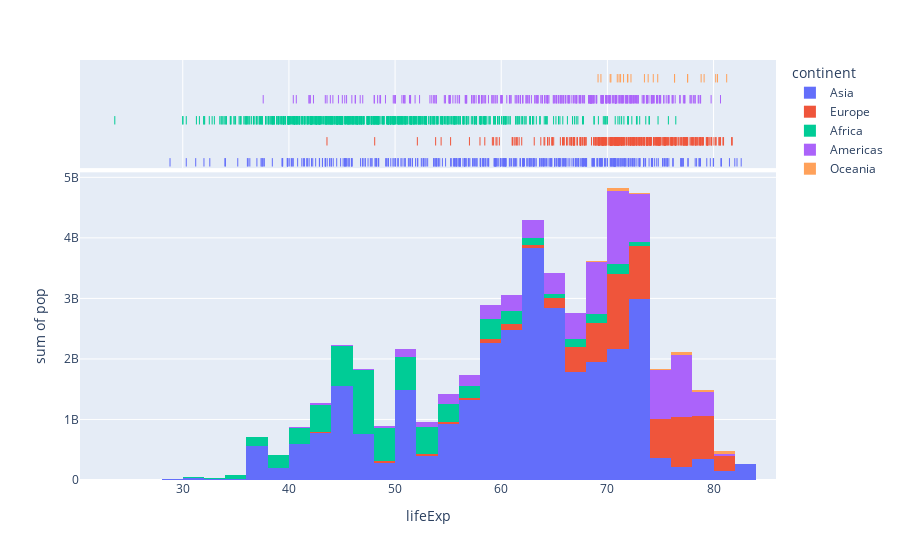

The code cell stored with this chart in its notebook:
### Code cell
px.histogram(df2007, x="lifeExp",  color = "continent", marginal="rug", hover_name="country", hover_data=df2007.columns, y="pop", histfunc="sum")

### Figure 1 — Plotly figure (JSON) as saved in the notebook; plotly's stock layout.template omitted (floating-point values rounded to 4 significant figures; data arrays with more than 128 entries replaced by an {"elided": "..."} marker saying what was removed)
{"data": [{"alignmentgroup": "True", "bingroup": "x", "histfunc": "sum", "hovertemplate": "continent=Asia<br>lifeExp=%{x}<br>sum of pop=%{y}<extra></extra>", "legendgroup": "Asia", "marker": {"color": "#636efa", "pattern": {"shape": ""}}, "name": "Asia", "offsetgroup": "Asia", "orientation": "v", "showlegend": true, "type": "histogram", "x": {"elided": "396 float values"}, "xaxis": "x", "y": {"elided": "396 int values"}, "yaxis": "y"}, {"alignmentgroup": "True", "boxpoints": "all", "customdata": {"elided": "396x6 mixed values"}, "fillcolor": "rgba(255,255,255,0)", "hoveron": "points", "hovertemplate": "<b>%{hovertext}</b><br><br>continent=%{customdata[1]}<br>lifeExp=%{x}<br>country=%{customdata[0]}<br>year=%{customdata[2]}<br>gdpPercap=%{customdata[3]}<br>iso_alpha=%{customdata[4]}<br>iso_num=%{customdata[5]}<extra></extra>", "hovertext": {"elided": "396 str values"}, "jitter": 0, "legendgroup": "Asia", "line": {"color": "rgba(255,255,255,0)"}, "marker": {"color": "#636efa", "symbol": "line-ns-open"}, "name": "Asia", "offsetgroup": "Asia", "showlegend": false, "type": "box", "x": {"elided": "396 float values"}, "xaxis": "x2", "yaxis": "y2"}, {"alignmentgroup": "True", "bingroup": "x", "histfunc": "sum", "hovertemplate": "continent=Europe<br>lifeExp=%{x}<br>sum of pop=%{y}<extra></extra>", "legendgroup": "Europe", "marker": {"color": "#EF553B", "pattern": {"shape": ""}}, "name": "Europe", "offsetgroup": "Europe", "orientation": "v", "showlegend": true, "type": "histogram", "x": {"elided": "360 float values"}, "xaxis": "x", "y": {"elided": "360 int values"}, "yaxis": "y"}, {"alignmentgroup": "True", "boxpoints": "all", "customdata": {"elided": "360x6 mixed values"}, "fillcolor": "rgba(255,255,255,0)", "hoveron": "points", "hovertemplate": "<b>%{hovertext}</b><br><br>continent=%{customdata[1]}<br>lifeExp=%{x}<br>country=%{customdata[0]}<br>year=%{customdata[2]}<br>gdpPercap=%{customdata[3]}<br>iso_alpha=%{customdata[4]}<br>iso_num=%{customdata[5]}<extra></extra>", "hovertext": {"elided": "360 str values"}, "jitter": 0, "legendgroup": "Europe", "line": {"color": "rgba(255,255,255,0)"}, "marker": {"color": "#EF553B", "symbol": "line-ns-open"}, "name": "Europe", "offsetgroup": "Europe", "showlegend": false, "type": "box", "x": {"elided": "360 float values"}, "xaxis": "x2", "yaxis": "y2"}, {"alignmentgroup": "True", "bingroup": "x", "histfunc": "sum", "hovertemplate": "continent=Africa<br>lifeExp=%{x}<br>sum of pop=%{y}<extra></extra>", "legendgroup": "Africa", "marker": {"color": "#00cc96", "pattern": {"shape": ""}}, "name": "Africa", "offsetgroup": "Africa", "orientation": "v", "showlegend": true, "type": "histogram", "x": {"elided": "624 float values"}, "xaxis": "x", "y": {"elided": "624 int values"}, "yaxis": "y"}, {"alignmentgroup": "True", "boxpoints": "all", "customdata": {"elided": "624x6 mixed values"}, "fillcolor": "rgba(255,255,255,0)", "hoveron": "points", "hovertemplate": "<b>%{hovertext}</b><br><br>continent=%{customdata[1]}<br>lifeExp=%{x}<br>country=%{customdata[0]}<br>year=%{customdata[2]}<br>gdpPercap=%{customdata[3]}<br>iso_alpha=%{customdata[4]}<br>iso_num=%{customdata[5]}<extra></extra>", "hovertext": {"elided": "624 str values"}, "jitter": 0, "legendgroup": "Africa", "line": {"color": "rgba(255,255,255,0)"}, "marker": {"color": "#00cc96", "symbol": "line-ns-open"}, "name": "Africa", "offsetgroup": "Africa", "showlegend": false, "type": "box", "x": {"elided": "624 float values"}, "xaxis": "x2", "yaxis": "y2"}, {"alignmentgroup": "True", "bingroup": "x", "histfunc": "sum", "hovertemplate": "continent=Americas<br>lifeExp=%{x}<br>sum of pop=%{y}<extra></extra>", "legendgroup": "Americas", "marker": {"color": "#ab63fa", "pattern": {"shape": ""}}, "name": "Americas", "offsetgroup": "Americas", "orientation": "v", "showlegend": true, "type": "histogram", "x": {"elided": "300 float values"}, "xaxis": "x", "y": {"elided": "300 int values"}, "yaxis": "y"}, {"alignmentgroup": "True", "boxpoints": "all", "customdata": {"elided": "300x6 mixed values"}, "fillcolor": "rgba(255,255,255,0)", "hoveron": "points", "hovertemplate": "<b>%{hovertext}</b><br><br>continent=%{customdata[1]}<br>lifeExp=%{x}<br>country=%{customdata[0]}<br>year=%{customdata[2]}<br>gdpPercap=%{customdata[3]}<br>iso_alpha=%{customdata[4]}<br>iso_num=%{customdata[5]}<extra></extra>", "hovertext": {"elided": "300 str values"}, "jitter": 0, "legendgroup": "Americas", "line": {"color": "rgba(255,255,255,0)"}, "marker": {"color": "#ab63fa", "symbol": "line-ns-open"}, "name": "Americas", "offsetgroup": "Americas", "showlegend": false, "type": "box", "x": {"elided": "300 float values"}, "xaxis": "x2", "yaxis": "y2"}, {"alignmentgroup": "True", "bingroup": "x", "histfunc": "sum", "hovertemplate": "continent=Oceania<br>lifeExp=%{x}<br>sum of pop=%{y}<extra></extra>", "legendgroup": "Oceania", "marker": {"color": "#FFA15A", "pattern": {"shape": ""}}, "name": "Oceania", "offsetgroup": "Oceania", "orientation": "v", "showlegend": true, "type": "histogram", "x": [69.12, 70.33, 70.93, 71.1, 71.93, 73.49, 74.74, 76.32, 77.56, 78.83, 80.37, 81.23, 69.39, 70.26, 71.24, 71.52, 71.89, 72.22, 73.84, 74.32, 76.33, 77.55, 79.11, 80.2], "xaxis": "x", "y": [8691212, 9712569, 10794968, 11872264, 13177000, 14074100, 15184200, 16257249, 17481977, 18565243, 19546792, 20434176, 1994794, 2229407, 2488550, 2728150, 2929100, 3164900, 3210650, 3317166, 3437674, 3676187, 3908037, 4115771], "yaxis": "y"}, {"alignmentgroup": "True", "boxpoints": "all", "customdata": {"elided": "24x6 mixed values"}, "fillcolor": "rgba(255,255,255,0)", "hoveron": "points", "hovertemplate": "<b>%{hovertext}</b><br><br>continent=%{customdata[1]}<br>lifeExp=%{x}<br>country=%{customdata[0]}<br>year=%{customdata[2]}<br>gdpPercap=%{customdata[3]}<br>iso_alpha=%{customdata[4]}<br>iso_num=%{customdata[5]}<extra></extra>", "hovertext": ["Australia", "Australia", "Australia", "Australia", "Australia", "Australia", "Australia", "Australia", "Australia", "Australia", "Australia", "Australia", "New Zealand", "New Zealand", "New Zealand", "New Zealand", "New Zealand", "New Zealand", "New Zealand", "New Zealand", "New Zealand", "New Zealand", "New Zealand", "New Zealand"], "jitter": 0, "legendgroup": "Oceania", "line": {"color": "rgba(255,255,255,0)"}, "marker": {"color": "#FFA15A", "symbol": "line-ns-open"}, "name": "Oceania", "offsetgroup": "Oceania", "showlegend": false, "type": "box", "x": [69.12, 70.33, 70.93, 71.1, 71.93, 73.49, 74.74, 76.32, 77.56, 78.83, 80.37, 81.23, 69.39, 70.26, 71.24, 71.52, 71.89, 72.22, 73.84, 74.32, 76.33, 77.55, 79.11, 80.2], "xaxis": "x2", "yaxis": "y2"}], "layout": {"barmode": "relative", "legend": {"title": {"text": "continent"}, "tracegroupgap": 0}, "margin": {"t": 60}, "xaxis": {"anchor": "y", "domain": [0, 1], "title": {"text": "lifeExp"}}, "xaxis2": {"anchor": "y2", "domain": [0, 1], "matches": "x", "showgrid": true, "showticklabels": false}, "yaxis": {"anchor": "x", "domain": [0, 0.7326], "title": {"text": "sum of pop"}}, "yaxis2": {"anchor": "x2", "domain": [0.7426, 1], "matches": "y2", "showgrid": false, "showline": false, "showticklabels": false, "ticks": ""}}}
